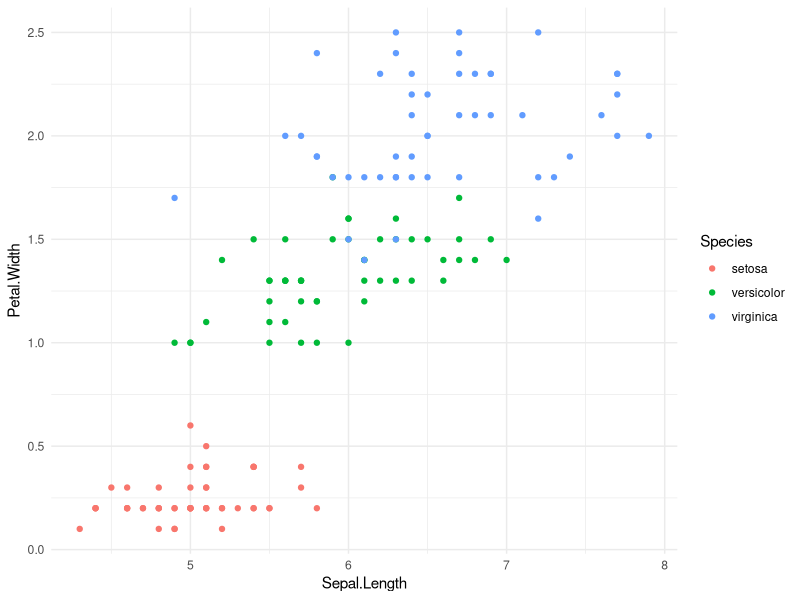
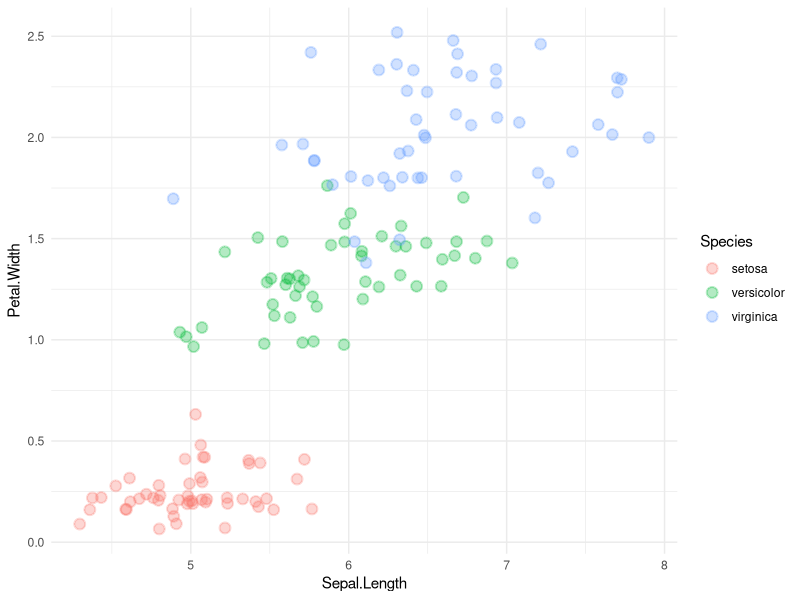

Source code (R) for these figures, in order:
## ---- chunk 1
library (ggplot2)
ggplot (iris, aes(x = Sepal.Length, y = Petal.Width, colour = Species)) +
  geom_point() +
  theme_minimal()

## ---- chunk 2
 library (ggplot2)
ggplot (iris, aes(x = Sepal.Length, y = Petal.Width, colour = Species)) +
  geom_jitter(size = 3, alpha = 0.3, stroke = 1) +
  theme_minimal()
